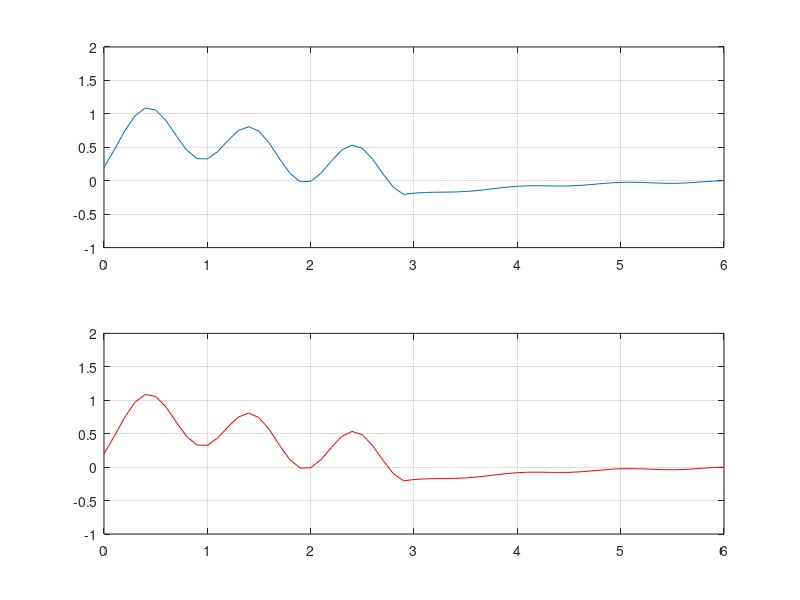

Reproduce this figure in MATLAB.
% Example 2.31
clc; clear all;

Step = 0.1; t = 0 : Step : 3;
x = exp(-2*t) .* ones(1,length(t));
h = 2*exp(-t) .* ones(1,length(t));
z = sin(2*pi*t) .* ones(1,length(t));
y1 = conv(x+z, h) *  Step;
y2 = conv(x, h) * Step + conv(z, h) * Step;
ty = 0 : Step : 2*max(t);
subplot(211);  plot(ty, y1); ylim([-1 2]); grid on
subplot(212);  plot(ty, y2,'r'); ylim([-1 2]); grid on


